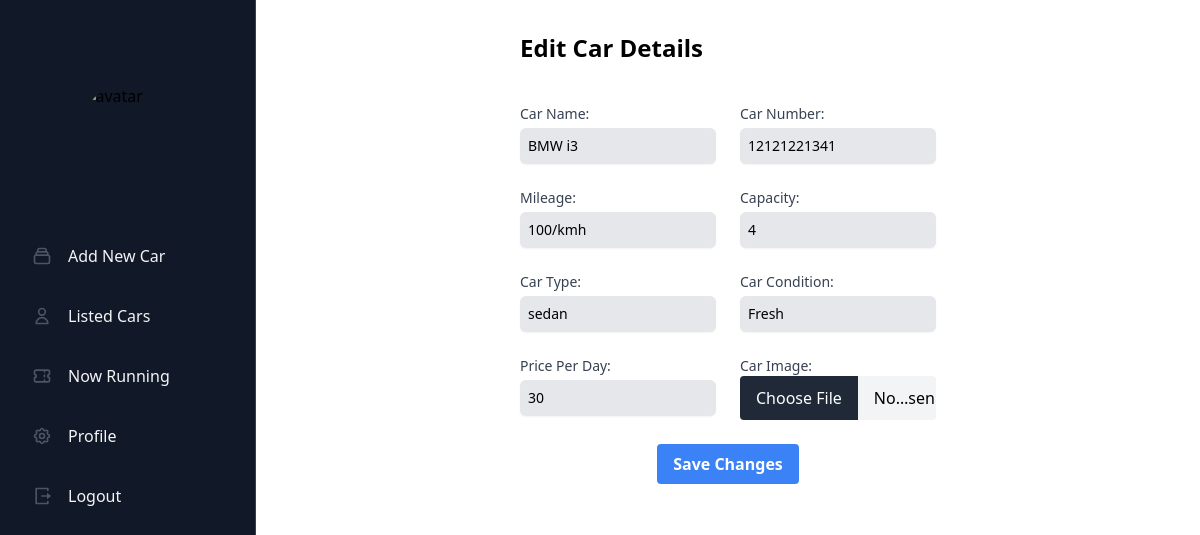
Screenshot of /update-car/1/ with the database file from the repository.
### rentcar/models.py (models this page shows, shortened)
class UploadCar(models.Model):
    CAPACITY_CHOICES = (
        ('4', '4'),
        ('6', '6'),
        ('8', '8'),
    )
    CAR_TYPE_CHOICES = (
        ('sedan', 'Sedan'),
        ('suv', 'SUV'),
        ('hatchback', 'Hatchback'),
    )
    owner = models.ForeignKey(Owner, on_delete=models.CASCADE)
    car_name = models.CharField(max_length=150)
    car_no = models.CharField(max_length=20)
    mileage = models.CharField(max_length=20)
    capacity = models.CharField(max_length=20, choices=CAPACITY_CHOICES)
    car_image = models.ImageField(upload_to='uploadcar_images')
    PricePerDay = models.IntegerField()
    car_type = models.CharField(max_length=20, choices=CAR_TYPE_CHOICES)
    car_condition = models.CharField(max_length=20)

### rentcar/views.py (the view, shortened to what this page needs)
# urls.py: path('update-car/<int:car_id>/', update_car, name='update_car'),
def update_car(request, car_id):
    car = get_object_or_404(UploadCar, id=car_id)
    return render(request, 'updatecar.html', {'car': car})

### rentcar/templates/updatecar.html (shortened to what this page needs)
{% extends "sidebar.html" %}
    {% block content %}
    <div class="max-w-md mx-auto mt-8 px-4">
        <h2 class="text-2xl font-bold mb-4">Edit Car Details</h2>
        <form method="post" enctype="multipart/form-data" class="space-y-6 grid grid-cols-1 sm:grid-cols-2 gap-x-6">
            <div>
                <label for="carName" class="block text-sm font-medium text-gray-700">Car Name:</label>
                <input type="text" id="carName" name="carName" value="{{ car.car_name }}" class="mt-1 block text-lg w-full py-2 px-2 border-gray-800 bg-gray-200 rounded-md shadow-sm focus:ring-blue-500 focus:border-blue-500 sm:text-sm">
            </div>
            <div>
                <label for="carNumber" class="block text-sm font-medium text-gray-700">Car Number:</label>
                <input type="text" id="carNumber" name="carNumber" value="{{ car.car_no }}" class="mt-1 block w-full py-2 px-2  border-gray-300 bg-gray-200 rounded-md shadow-sm focus:ring-blue-500 focus:border-blue-500 sm:text-sm">
            </div>
            <div>
                <label for="mileage" class="block text-sm font-medium text-gray-700">Mileage:</label>
                <input type="text" id="mileage" name="mileage" value="{{ car.mileage }}" class="mt-1 block w-full py-2 px-2  border-gray-300 bg-gray-200 rounded-md shadow-sm focus:ring-blue-500 focus:border-blue-500 sm:text-sm">
            </div>
            <div>
                <label for="capacity" class="block text-sm font-medium text-gray-700">Capacity:</label>
                <input type="text" id="capacity" name="capacity" value="{{ car.capacity }}" class="mt-1 block w-full py-2 px-2 border-gray-300 bg-gray-200 rounded-md shadow-sm focus:ring-blue-500 focus:border-blue-500 sm:text-sm">
            </div>
            <div>
                <label for="carType" class="block text-sm font-medium text-gray-700">Car Type:</label>
                <input type="text" id="carType" name="carType" value="{{ car.car_type }}" class="mt-1 block w-full py-2 px-2  border-gray-300 bg-gray-200 rounded-md shadow-sm focus:ring-blue-500 focus:border-blue-500 sm:text-sm">
            </div>
            <div>
                <label for="carCondition" class="block text-sm font-medium text-gray-700">Car Condition:</label>
                <input type="text" id="carCondition" name="carCondition" value="{{ car.car_condition }}" class="mt-1 block w-full py-2 px-2  border-gray-300 bg-gray-200 rounded-md shadow-sm focus:ring-blue-500 focus:border-blue-500 sm:text-sm">
            </div>
            <div>
                <label for="pricePerDay" class="block text-sm font-medium text-gray-700">Price Per Day:</label>
                <input type="text" id="pricePerDay" name="pricePerDay" value="{{ car.PricePerDay }}" class="mt-1 block w-full py-2 px-2  border-gray-300 bg-gray-200 rounded-md shadow-sm focus:ring-blue-500 focus:border-blue-500 sm:text-sm">
            </div>
            <div>
                <label for="carImage" class="block text-sm font-medium text-gray-700">Car Image:</label>
                <input type="file" id="carImage" name="carImage" class="w-full text-black text-base bg-gray-100 file:cursor-pointer cursor-pointer file:border-0 file:py-2.5 file:px-4 file:mr-4 file:bg-gray-800 file:hover:bg-gray-700 file:text-white rounded">
            </div>
            <div class="col-span-2 flex justify-center">
                <button type="submit" class="bg-blue-500 hover:bg-blue-700 text-white font-bold py-2 px-4 rounded focus:outline-none focus:ring-2 focus:ring-blue-500 focus:ring-offset-2">
                    Save Changes
                </button>
            </div>
        </form>
    </div>
    {% endblock %}

### rows the page displays
UploadCar: carName "BMW i3", carNumber "12121221341", mileage "100/kmh", capacity "4", carType "sedan", carCondition "Fresh", pricePerDay "30"
